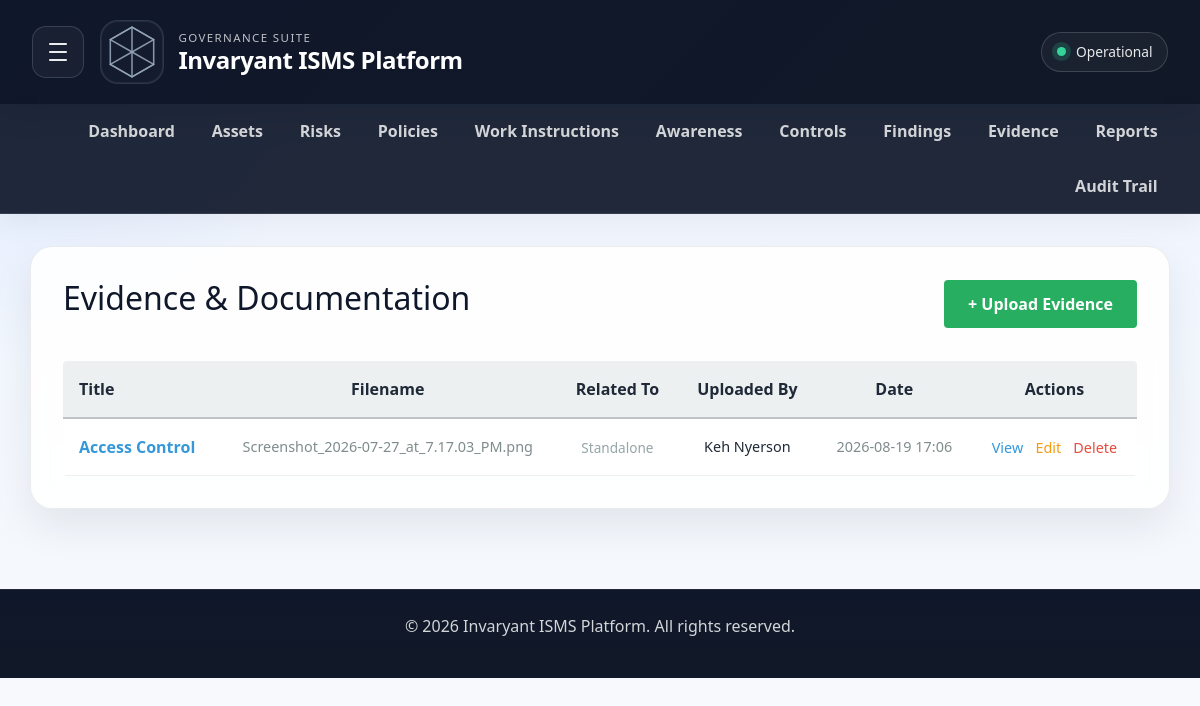
Page /evidence (signed in) on the earlier database version.
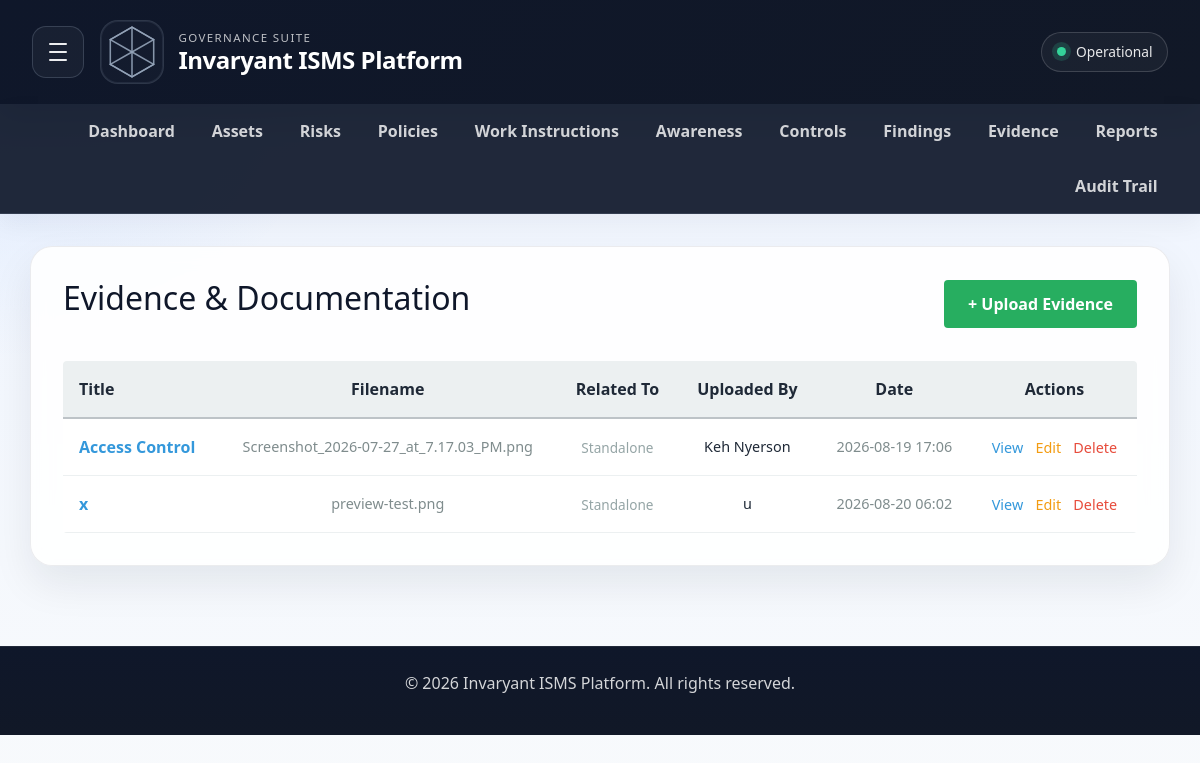
Same page on the later database version.
### app/models.py (models this page shows, shortened)
class Evidence(db.Model):
    __tablename__ = 'evidence'
    id = db.Column(db.Integer, primary_key=True)
    tenant_id = db.Column(db.Integer, db.ForeignKey('tenants.id'), nullable=False, default=1)
    title = db.Column(db.String(200), nullable=False)
    filename = db.Column(db.String(255))
    file_path = db.Column(db.String(500))
    description = db.Column(db.Text)
    uploaded_date = db.Column(db.DateTime, default=datetime.utcnow)
    uploaded_by = db.Column(db.String(100))
    uploaded_by_user_id = db.Column(db.Integer, db.ForeignKey('users.id'), nullable=True)
    file_hash = db.Column(db.String(128))
    file_size = db.Column(db.Integer, default=0)
    mime_type = db.Column(db.String(100))
    retention_policy = db.Column(db.String(50), default='90 days')
    archived_at = db.Column(db.DateTime, nullable=True)
    deleted_at = db.Column(db.DateTime, nullable=True)
    storage_provider = db.Column(db.String(50), default='local')
    control_id = db.Column(db.Integer, db.ForeignKey('controls.id'), nullable=True)
    finding_id = db.Column(db.Integer, db.ForeignKey('findings.id'), nullable=True)
    control = db.relationship('Control', backref='evidence_items')
    finding = db.relationship('Finding', backref='evidence_items')

### app/routes.py (the view)
@main.route('/evidence')
@login_required
@require_roles('admin', 'security_manager', 'user')
def evidence_list():
    evidence = Evidence.query.filter_by(tenant_id=current_user.tenant_id).all()
    return render_template('evidence_list.html', evidence=evidence)

### app/routes.py (called while the page is built)
def require_roles(*allowed_roles):
    def decorator(func):
        @wraps(func)
        @login_required
        def wrapped(*args, **kwargs):
            if not current_user.is_authenticated:
                flash('Please log in to continue.')
                return redirect(url_for('main.login'))
            user_role = current_user.role.name if current_user.role else 'user'
            if user_role not in allowed_roles and user_role != 'admin':
                flash('You do not have permission to access this page.')
                return redirect(url_for('main.index'))
            return func(*args, **kwargs)
        return wrapped
    return decorator

### app/templates/evidence_list.html (shortened to what this page needs)
{% extends "base.html" %}
{% block content %}
<div style="display: flex; justify-content: space-between; align-items: center; margin-bottom: 2rem;">
    <h2>Evidence & Documentation</h2>
    <a href="/evidence/new" style="background-color: #27ae60; color: white; padding: 0.75rem 1.5rem; border-radius: 4px; text-decoration: none; font-weight: bold;">
        + Upload Evidence
    </a>
</div>
{% if evidence %}
<table style="width: 100%; border-collapse: collapse; background-color: white; border-radius: 4px; overflow: hidden;">
    <thead>
        <tr style="background-color: #ecf0f1; border-bottom: 2px solid #bdc3c7;">
            <th style="padding: 1rem; text-align: left;">Title</th>
            <th style="padding: 1rem; text-align: center;">Filename</th>
            <th style="padding: 1rem; text-align: center;">Related To</th>
            <th style="padding: 1rem; text-align: center;">Uploaded By</th>
            <th style="padding: 1rem; text-align: center;">Date</th>
            <th style="padding: 1rem; text-align: center;">Actions</th>
        </tr>
    </thead>
    <tbody>
        {% for item in evidence %}
        <tr style="border-bottom: 1px solid #ecf0f1;">
            <td style="padding: 1rem;">
                <a href="/evidence/{{ item.id }}" style="color: #3498db; text-decoration: none; font-weight: bold;">
                    {{ item.title }}
                </a>
            </td>
            <td style="padding: 1rem; text-align: center; font-size: 0.9rem; color: #7f8c8d;">
                {{ item.filename or '—' }}
            </td>
            <td style="padding: 1rem; text-align: center;">
                {% if item.control %}
                    <a href="/controls/{{ item.control.id }}" style="background-color: #3498db; color: white; padding: 0.25rem 0.75rem; border-radius: 3px; text-decoration: none; font-size: 0.85rem;">
                        Control: {{ item.control.control_id }}
                    </a>
                {% elif item.finding %}
                    <a href="/findings/{{ item.finding.id }}" style="background-color: #e67e22; color: white; padding: 0.25rem 0.75rem; border-radius: 3px; text-decoration: none; font-size: 0.85rem;">
                        Finding: {{ item.finding.title }}
                    </a>
                {% else %}
                    <span style="color: #95a5a6; font-size: 0.85rem;">Standalone</span>
                {% endif %}
            </td>
            <td style="padding: 1rem; text-align: center; font-size: 0.9rem;">
                {{ item.uploaded_by or 'Unknown' }}
            </td>
            <td style="padding: 1rem; text-align: center; font-size: 0.9rem; color: #7f8c8d;">
                {{ item.uploaded_date.strftime('%Y-%m-%d %H:%M') if item.uploaded_date else 'N/A' }}
            </td>
            <td style="padding: 1rem; text-align: center;">
                <a href="/evidence/{{ item.id }}" style="color: #3498db; text-decoration: none; margin-right: 0.5rem; font-size: 0.9rem;">View</a>
                <a href="/evidence/{{ item.id }}/edit" style="color: #f39c12; text-decoration: none; margin-right: 0.5rem; font-size: 0.9rem;">Edit</a>
                <a href="/evidence/{{ item.id }}/delete" style="color: #e74c3c; text-decoration: none; font-size: 0.9rem;" onclick="return confirm('Are you sure?');">Delete</a>
            </td>
        </tr>
        {% endfor %}
    </tbody>
</table>
{% endif %}
{% endblock %}

### app/templates/base.html (shortened to what this page needs)
<!DOCTYPE html>
<html lang="en">
<head>
    <link href="https://cdn.jsdelivr.net/npm/bootstrap@5.3.3/dist/css/bootstrap.min.css" rel="stylesheet">
    <link href="{{ url_for('static', filename='style.css') }}" rel="stylesheet">
</head>
<body>
    <div class="page-shell">
        <header class="topbar">
            <div class="topbar-left-group">
                <div class="quick-nav" aria-label="Quick navigation">
                    <button class="quick-nav-button" type="button" aria-label="Open quick navigation menu">
                        <span></span>
                        <span></span>
                        <span></span>
                    </button>
                </div>
                <div class="brand-wrap">
                    <div class="brand-mark" aria-label="Invaryant logo">
                    </div>
                    <div>
                        <div class="eyebrow">Governance Suite</div>
                        <h1>Invaryant ISMS Platform</h1>
                    </div>
                </div>
            </div>
            <div class="topbar-actions">
                <span class="status-dot"></span>
                <span>Operational</span>
            </div>
        </header>
        <nav class="main-nav" aria-label="Main navigation">
            <div class="nav-menu">
                <a class="nav-link" href="/dashboard">Dashboard</a>
                <a class="nav-link" href="/assets">Assets</a>
                <a class="nav-link" href="/risks">Risks</a>
                <a class="nav-link" href="/policies">Policies</a>
                <a class="nav-link" href="/work-instructions">Work Instructions</a>
                <a class="nav-link" href="/security-awareness">Awareness</a>
                <a class="nav-link" href="/controls">Controls</a>
                <a class="nav-link" href="/findings">Findings</a>
                <a class="nav-link" href="/evidence">Evidence</a>
                <a class="nav-link" href="/reports">Reports</a>
                <a class="nav-link" href="/audit-trail">Audit Trail</a>
            </div>
        </nav>
        <main>
            <div class="container app-panel">
                {% block content %}{% endblock %}
            </div>
        </main>
        <footer>
            <p>&copy; 2026 Invaryant ISMS Platform. All rights reserved.</p>
        </footer>
    </div>
</body>
</html>

### app/static/style.css (style rules this page uses)
:root { --isms-navy: #0f172a; --isms-navy-soft: #1e293b; --isms-blue: #2563eb; --isms-accent: #3b82f6; --isms-danger: #ef4444; --isms-warning: #f59e0b; --isms-success: #10b981; --isms-bg: #f4f7fb; --isms-panel: rgba(255, 255, 255, 0.88); --isms-border: rgba(15, 23, 42, 0.08); --isms-text: #1f2937; --isms-muted: #64748b; --isms-shadow: 0 18px 40px rgba(15, 23, 42, 0.08); }
* { margin: 0; padding: 0; box-sizing: border-box; }
body { background: radial-gradient(circle at top left, rgba(59, 130, 246, 0.12), transparent 25%), linear-gradient(180deg, #eef4ff 0%, #f8fafc 100%); font-family: 'Segoe UI', Roboto, -apple-system, sans-serif; color: var(--isms-text); line-height: 1.5; }
.page-shell { min-height: 100vh; }
.topbar { display: flex; align-items: center; justify-content: space-between; gap: 1rem; padding: 1.25rem 2rem; background: linear-gradient(135deg, #0f172a 0%, #111827 100%); color: white; box-shadow: 0 12px 30px rgba(15, 23, 42, 0.18); }
.topbar-left-group { display: flex; align-items: center; gap: 1rem; }
.quick-nav { position: relative; display: inline-flex; align-items: center; }
.quick-nav-button { width: 52px; height: 52px; border: 1px solid rgba(148, 163, 184, 0.25); border-radius: 14px; background: rgba(255, 255, 255, 0.04); display: inline-flex; flex-direction: column; align-items: center; justify-content: center; gap: 0.35rem; cursor: pointer; padding: 0; transition: background 0.2s ease, border-color 0.2s ease; }
.quick-nav-button span { display: block; width: 18px; height: 2px; border-radius: 10px; background: rgba(255, 255, 255, 0.92); }
.brand-wrap { display: flex; align-items: center; gap: 0.9rem; }
.brand-mark { display: inline-flex; align-items: center; justify-content: center; width: 64px; height: 64px; border-radius: 18px; background: rgba(255, 255, 255, 0.02); border: 1px solid rgba(148, 163, 184, 0.2); box-shadow: inset 0 0 0 1px rgba(148, 163, 184, 0.12); }
.brand-mark svg { width: 100%; height: 100%; display: block; }
.eyebrow { font-size: 0.72rem; text-transform: uppercase; letter-spacing: 0.12em; opacity: 0.72; }
header h1 { margin: 0; font-size: clamp(1.4rem, 2vw, 2rem); font-weight: 700; letter-spacing: -0.02em; color: white; }
.topbar-actions { display: inline-flex; align-items: center; gap: 0.65rem; padding: 0.55rem 0.9rem; border: 1px solid rgba(255, 255, 255, 0.16); border-radius: 999px; background: rgba(255, 255, 255, 0.04); font-size: 0.86rem; color: rgba(255, 255, 255, 0.9); }
.status-dot { width: 9px; height: 9px; border-radius: 999px; background: #34d399; box-shadow: 0 0 0 5px rgba(52, 211, 153, 0.18); }
.main-nav { background: rgba(15, 23, 42, 0.92); border-bottom: 1px solid rgba(148, 163, 184, 0.18); padding: 0 1.5rem; display: flex; align-items: center; justify-content: space-between; flex-wrap: wrap; box-shadow: 0 10px 24px rgba(15, 23, 42, 0.05); }
.nav-brand, .nav-link { color: rgba(255, 255, 255, 0.8); text-decoration: none; display: inline-flex; align-items: center; padding: 0.95rem 1.15rem; font-weight: 600; transition: all 0.2s ease; border-radius: 0; }
.nav-menu { display: flex; align-items: center; justify-content: flex-end; flex-wrap: wrap; margin-left: auto; }
main { max-width: 1320px; margin: 2rem auto; padding: 0 1rem 2rem; }
.app-panel { background: var(--isms-panel); backdrop-filter: blur(10px); padding: 2rem; border-radius: 22px; border: 1px solid var(--isms-border); box-shadow: var(--isms-shadow); }
h1, h2, h3, h4, h5, h6 { color: var(--isms-navy); margin-bottom: 0.75rem; }
p { margin-bottom: 1rem; }
a { color: var(--isms-blue); }
button, input, select, textarea { font-family: inherit; }
footer { background: linear-gradient(180deg, #0f172a, #111827); color: rgba(255, 255, 255, 0.82); text-align: center; padding: 1.5rem 1rem; margin-top: 3rem; border-top: 1px solid rgba(148, 163, 184, 0.12); }

Differences in the rows shown:
added Evidence: title "x", filename "preview-test.png", uploaded_by "u", uploaded_date "2026-08-20 06:02"
